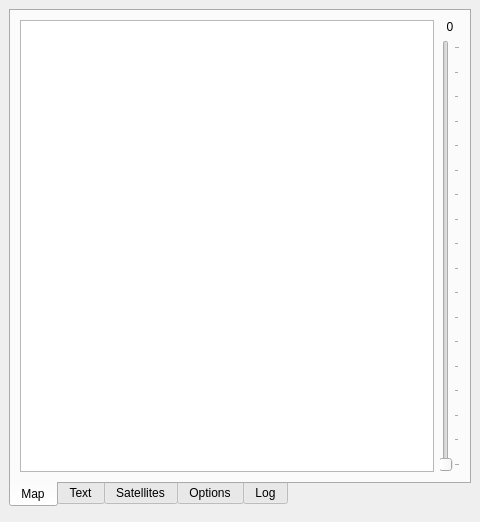
<?xml version="1.0" encoding="UTF-8"?>
<ui version="4.0">
 <class>CMainWindow</class>
 <widget class="QMainWindow" name="CMainWindow">
  <property name="geometry">
   <rect>
    <x>0</x>
    <y>0</y>
    <width>480</width>
    <height>522</height>
   </rect>
  </property>
  <property name="windowTitle">
   <string>GPS Tool</string>
  </property>
  <property name="windowIcon">
   <iconset resource="../../../res/resources.qrc">
    <normaloff>:/icons/application.png</normaloff>:/icons/application.png</iconset>
  </property>
  <widget class="QWidget" name="centralwidget">
   <layout class="QVBoxLayout" name="verticalLayout">
    <item>
     <widget class="QTabWidget" name="twMain">
      <property name="tabPosition">
       <enum>QTabWidget::South</enum>
      </property>
      <property name="currentIndex">
       <number>0</number>
      </property>
      <property name="movable">
       <bool>false</bool>
      </property>
      <widget class="QWidget" name="tabMap">
       <attribute name="title">
        <string>Map</string>
       </attribute>
       <layout class="QHBoxLayout" name="horizontalLayout">
        <item>
         <widget class="ui::graphics::CMapView" name="graphicsView"/>
        </item>
        <item>
         <layout class="QVBoxLayout" name="verticalLayout_7">
          <item>
           <widget class="QLabel" name="lZoomLevel">
            <property name="text">
             <string>0</string>
            </property>
            <property name="alignment">
             <set>Qt::AlignCenter</set>
            </property>
            <property name="buddy">
             <cstring>sliderZoom</cstring>
            </property>
           </widget>
          </item>
          <item>
           <widget class="QSlider" name="sliderZoom">
            <property name="maximum">
             <number>17</number>
            </property>
            <property name="pageStep">
             <number>3</number>
            </property>
            <property name="orientation">
             <enum>Qt::Vertical</enum>
            </property>
            <property name="tickPosition">
             <enum>QSlider::TicksBelow</enum>
            </property>
            <property name="tickInterval">
             <number>1</number>
            </property>
           </widget>
          </item>
         </layout>
        </item>
       </layout>
      </widget>
      <widget class="QWidget" name="pwText">
       <attribute name="title">
        <string>Text</string>
       </attribute>
       <layout class="QVBoxLayout" name="verticalLayout_4">
        <item>
         <widget class="ui::graphics::CTextView" name="graphicsView_2"/>
        </item>
       </layout>
      </widget>
      <widget class="QWidget" name="pwSatellites">
       <attribute name="title">
        <string>Satellites</string>
       </attribute>
       <layout class="QVBoxLayout" name="verticalLayout_5">
        <item>
         <widget class="ui::graphics::CSatellitesView" name="graphicsView_3"/>
        </item>
       </layout>
      </widget>
      <widget class="QWidget" name="tabOptions">
       <attribute name="title">
        <string>Options</string>
       </attribute>
       <layout class="QVBoxLayout" name="verticalLayout_2">
        <item>
         <widget class="QTabWidget" name="twOptions">
          <property name="tabPosition">
           <enum>QTabWidget::South</enum>
          </property>
          <property name="currentIndex">
           <number>0</number>
          </property>
          <widget class="QWidget" name="tabOMain">
           <attribute name="title">
            <string>Main</string>
           </attribute>
           <layout class="QFormLayout" name="formLayout">
            <property name="fieldGrowthPolicy">
             <enum>QFormLayout::ExpandingFieldsGrow</enum>
            </property>
            <property name="formAlignment">
             <set>Qt::AlignLeading|Qt::AlignLeft|Qt::AlignTop</set>
            </property>
            <item row="0" column="0">
             <widget class="QLabel" name="label_10">
              <property name="text">
               <string>GPS Tool home path</string>
              </property>
              <property name="buddy">
               <cstring>leApplicatioPath</cstring>
              </property>
             </widget>
            </item>
            <item row="0" column="1">
             <layout class="QHBoxLayout" name="horizontalLayout_4">
              <item>
               <widget class="QLineEdit" name="leApplicatioPath">
                <property name="readOnly">
                 <bool>true</bool>
                </property>
               </widget>
              </item>
              <item>
               <widget class="QToolButton" name="tbSelectApplicationPath">
                <property name="text">
                 <string>...</string>
                </property>
                <property name="icon">
                 <iconset>
                  <normaloff>:/icons/icons/open.png</normaloff>:/icons/icons/open.png</iconset>
                </property>
               </widget>
              </item>
             </layout>
            </item>
            <item row="2" column="0">
             <widget class="QLabel" name="label">
              <property name="text">
               <string>Satellite signal wait cycles</string>
              </property>
              <property name="alignment">
               <set>Qt::AlignRight|Qt::AlignTrailing|Qt::AlignVCenter</set>
              </property>
              <property name="buddy">
               <cstring>sbSatelliteSignalWait</cstring>
              </property>
             </widget>
            </item>
            <item row="2" column="1">
             <widget class="QSpinBox" name="sbSatelliteSignalWait">
              <property name="sizePolicy">
               <sizepolicy hsizetype="MinimumExpanding" vsizetype="Fixed">
                <horstretch>0</horstretch>
                <verstretch>0</verstretch>
               </sizepolicy>
              </property>
              <property name="suffix">
               <string> times</string>
              </property>
              <property name="minimum">
               <number>1</number>
              </property>
              <property name="maximum">
               <number>999</number>
              </property>
              <property name="value">
               <number>60</number>
              </property>
             </widget>
            </item>
            <item row="1" column="0">
             <widget class="QLabel" name="label_7">
              <property name="text">
               <string>GPS database file</string>
              </property>
              <property name="alignment">
               <set>Qt::AlignRight|Qt::AlignTrailing|Qt::AlignVCenter</set>
              </property>
              <property name="buddy">
               <cstring>leDBFile</cstring>
              </property>
             </widget>
            </item>
            <item row="1" column="1">
             <layout class="QHBoxLayout" name="horizontalLayout_5">
              <item>
               <widget class="QLineEdit" name="leDBFile">
                <property name="readOnly">
                 <bool>true</bool>
                </property>
               </widget>
              </item>
              <item>
               <widget class="QToolButton" name="tbSelectDBFile">
                <property name="text">
                 <string>...</string>
                </property>
                <property name="icon">
                 <iconset>
                  <normaloff>:/icons/icons/open.png</normaloff>:/icons/icons/open.png</iconset>
                </property>
               </widget>
              </item>
             </layout>
            </item>
            <item row="3" column="0">
             <widget class="QLabel" name="label_9">
              <property name="text">
               <string>Good data wait cycles</string>
              </property>
              <property name="buddy">
               <cstring>sbGoodDataWait</cstring>
              </property>
             </widget>
            </item>
            <item row="3" column="1">
             <widget class="QSpinBox" name="sbGoodDataWait">
              <property name="sizePolicy">
               <sizepolicy hsizetype="MinimumExpanding" vsizetype="Fixed">
                <horstretch>0</horstretch>
                <verstretch>0</verstretch>
               </sizepolicy>
              </property>
              <property name="suffix">
               <string> times</string>
              </property>
              <property name="maximum">
               <number>100</number>
              </property>
              <property name="value">
               <number>3</number>
              </property>
             </widget>
            </item>
            <item row="4" column="0">
             <widget class="QLabel" name="label_8">
              <property name="text">
               <string>Animation duration</string>
              </property>
              <property name="buddy">
               <cstring>leAnimationDuration</cstring>
              </property>
             </widget>
            </item>
            <item row="4" column="1">
             <widget class="QLineEdit" name="leAnimationDuration">
              <property name="inputMask">
               <string>000000; </string>
              </property>
              <property name="text">
               <string>1000</string>
              </property>
             </widget>
            </item>
            <item row="5" column="1">
             <widget class="QCheckBox" name="cbUseAnimation">
              <property name="text">
               <string>Use animation</string>
              </property>
              <property name="checked">
               <bool>true</bool>
              </property>
             </widget>
            </item>
            <item row="6" column="1">
             <widget class="QCheckBox" name="cbUseStyles">
              <property name="text">
               <string>Use styles</string>
              </property>
             </widget>
            </item>
            <item row="7" column="1">
             <widget class="QCheckBox" name="cbSStoreSatellites">
              <property name="text">
               <string>Store satellites in db</string>
              </property>
             </widget>
            </item>
           </layout>
          </widget>
          <widget class="ui::controls::CGpsSourcesListWidget" name="tabOGPSSources">
           <attribute name="title">
            <string>GPS sources</string>
           </attribute>
          </widget>
          <widget class="ui::controls::CMapSourcesTableWidget" name="tabOMapSources">
           <attribute name="title">
            <string>Map sources</string>
           </attribute>
          </widget>
          <widget class="QWidget" name="tabStyles">
           <attribute name="title">
            <string>Styles</string>
           </attribute>
           <layout class="QVBoxLayout" name="verticalLayout_3">
            <item>
             <widget class="QLabel" name="label_2">
              <property name="text">
               <string>Main style</string>
              </property>
              <property name="buddy">
               <cstring>pteMainStyle</cstring>
              </property>
             </widget>
            </item>
            <item>
             <widget class="QPlainTextEdit" name="pteMainStyle"/>
            </item>
            <item>
             <widget class="QLabel" name="label_3">
              <property name="text">
               <string>Day style</string>
              </property>
              <property name="buddy">
               <cstring>pteDayStyle</cstring>
              </property>
             </widget>
            </item>
            <item>
             <widget class="QPlainTextEdit" name="pteDayStyle"/>
            </item>
            <item>
             <widget class="QLabel" name="label_4">
              <property name="text">
               <string>Night style</string>
              </property>
              <property name="buddy">
               <cstring>pteNightStyle</cstring>
              </property>
             </widget>
            </item>
            <item>
             <widget class="QPlainTextEdit" name="pteNightStyle"/>
            </item>
            <item>
             <layout class="QHBoxLayout" name="horizontalLayout_2">
              <item>
               <spacer name="horizontalSpacer">
                <property name="orientation">
                 <enum>Qt::Horizontal</enum>
                </property>
                <property name="sizeHint" stdset="0">
                 <size>
                  <width>40</width>
                  <height>20</height>
                 </size>
                </property>
               </spacer>
              </item>
              <item>
               <widget class="QLabel" name="label_5">
                <property name="text">
                 <string>Switch to night at</string>
                </property>
                <property name="alignment">
                 <set>Qt::AlignRight|Qt::AlignTrailing|Qt::AlignVCenter</set>
                </property>
                <property name="buddy">
                 <cstring>teNightStartTime</cstring>
                </property>
               </widget>
              </item>
              <item>
               <widget class="QTimeEdit" name="teNightStartTime">
                <property name="sizePolicy">
                 <sizepolicy hsizetype="Fixed" vsizetype="Fixed">
                  <horstretch>0</horstretch>
                  <verstretch>0</verstretch>
                 </sizepolicy>
                </property>
                <property name="buttonSymbols">
                 <enum>QAbstractSpinBox::UpDownArrows</enum>
                </property>
                <property name="time">
                 <time>
                  <hour>20</hour>
                  <minute>0</minute>
                  <second>0</second>
                 </time>
                </property>
                <property name="displayFormat">
                 <string>HH:mm</string>
                </property>
               </widget>
              </item>
              <item>
               <widget class="QLabel" name="label_6">
                <property name="text">
                 <string>Switch to day at</string>
                </property>
                <property name="alignment">
                 <set>Qt::AlignRight|Qt::AlignTrailing|Qt::AlignVCenter</set>
                </property>
                <property name="buddy">
                 <cstring>teDayStartTime</cstring>
                </property>
               </widget>
              </item>
              <item>
               <widget class="QTimeEdit" name="teDayStartTime">
                <property name="sizePolicy">
                 <sizepolicy hsizetype="Fixed" vsizetype="Fixed">
                  <horstretch>0</horstretch>
                  <verstretch>0</verstretch>
                 </sizepolicy>
                </property>
                <property name="time">
                 <time>
                  <hour>8</hour>
                  <minute>0</minute>
                  <second>0</second>
                 </time>
                </property>
                <property name="displayFormat">
                 <string>HH:mm</string>
                </property>
               </widget>
              </item>
              <item>
               <widget class="QPushButton" name="pbApplyStyles">
                <property name="text">
                 <string>Apply</string>
                </property>
                <property name="icon">
                 <iconset resource="../../../res/resources.qrc">
                  <normaloff>:/icons/dialog-apply.png</normaloff>:/icons/dialog-apply.png</iconset>
                </property>
               </widget>
              </item>
             </layout>
            </item>
           </layout>
          </widget>
         </widget>
        </item>
       </layout>
      </widget>
      <widget class="QWidget" name="pwLog">
       <attribute name="title">
        <string>Log</string>
       </attribute>
       <layout class="QVBoxLayout" name="verticalLayout_6">
        <item>
         <widget class="logging::ui::CLogView" name="listWidget"/>
        </item>
       </layout>
      </widget>
     </widget>
    </item>
    <item>
     <widget class="ui::controls::CStatusWidget" name="pwGpsSrcSelector" native="true"/>
    </item>
   </layout>
  </widget>
 </widget>
 <customwidgets>
  <customwidget>
   <class>ui::controls::CMapSourcesTableWidget</class>
   <extends>QWidget</extends>
   <header>cmapsourcestablewidget.h</header>
   <container>1</container>
  </customwidget>
  <customwidget>
   <class>ui::graphics::CMapView</class>
   <extends>QGraphicsView</extends>
   <header>cmapview.h</header>
  </customwidget>
  <customwidget>
   <class>ui::graphics::CSatellitesView</class>
   <extends>QGraphicsView</extends>
   <header>csatellitesview.h</header>
  </customwidget>
  <customwidget>
   <class>ui::graphics::CTextView</class>
   <extends>QGraphicsView</extends>
   <header>ctextview.h</header>
  </customwidget>
  <customwidget>
   <class>logging::ui::CLogView</class>
   <extends>QListWidget</extends>
   <header>clogview.h</header>
  </customwidget>
  <customwidget>
   <class>ui::controls::CStatusWidget</class>
   <extends>QWidget</extends>
   <header>cstatuswidget.h</header>
   <container>1</container>
  </customwidget>
  <customwidget>
   <class>ui::controls::CGpsSourcesListWidget</class>
   <extends>QWidget</extends>
   <header>cgpssourceslistwidget.h</header>
   <container>1</container>
  </customwidget>
 </customwidgets>
 <tabstops>
  <tabstop>leApplicatioPath</tabstop>
  <tabstop>tbSelectApplicationPath</tabstop>
  <tabstop>sbSatelliteSignalWait</tabstop>
  <tabstop>leDBFile</tabstop>
  <tabstop>tbSelectDBFile</tabstop>
  <tabstop>twMain</tabstop>
  <tabstop>graphicsView</tabstop>
  <tabstop>graphicsView_2</tabstop>
  <tabstop>sliderZoom</tabstop>
  <tabstop>pteMainStyle</tabstop>
  <tabstop>pteDayStyle</tabstop>
  <tabstop>pteNightStyle</tabstop>
  <tabstop>teNightStartTime</tabstop>
  <tabstop>teDayStartTime</tabstop>
  <tabstop>pbApplyStyles</tabstop>
  <tabstop>listWidget</tabstop>
  <tabstop>twOptions</tabstop>
  <tabstop>graphicsView_3</tabstop>
 </tabstops>
 <resources>
  <include location="../../../res/resources.qrc"/>
 </resources>
 <connections>
  <connection>
   <sender>cbUseAnimation</sender>
   <signal>clicked(bool)</signal>
   <receiver>leAnimationDuration</receiver>
   <slot>setEnabled(bool)</slot>
   <hints>
    <hint type="sourcelabel">
     <x>271</x>
     <y>231</y>
    </hint>
    <hint type="destinationlabel">
     <x>340</x>
     <y>260</y>
    </hint>
   </hints>
  </connection>
 </connections>
</ui>
